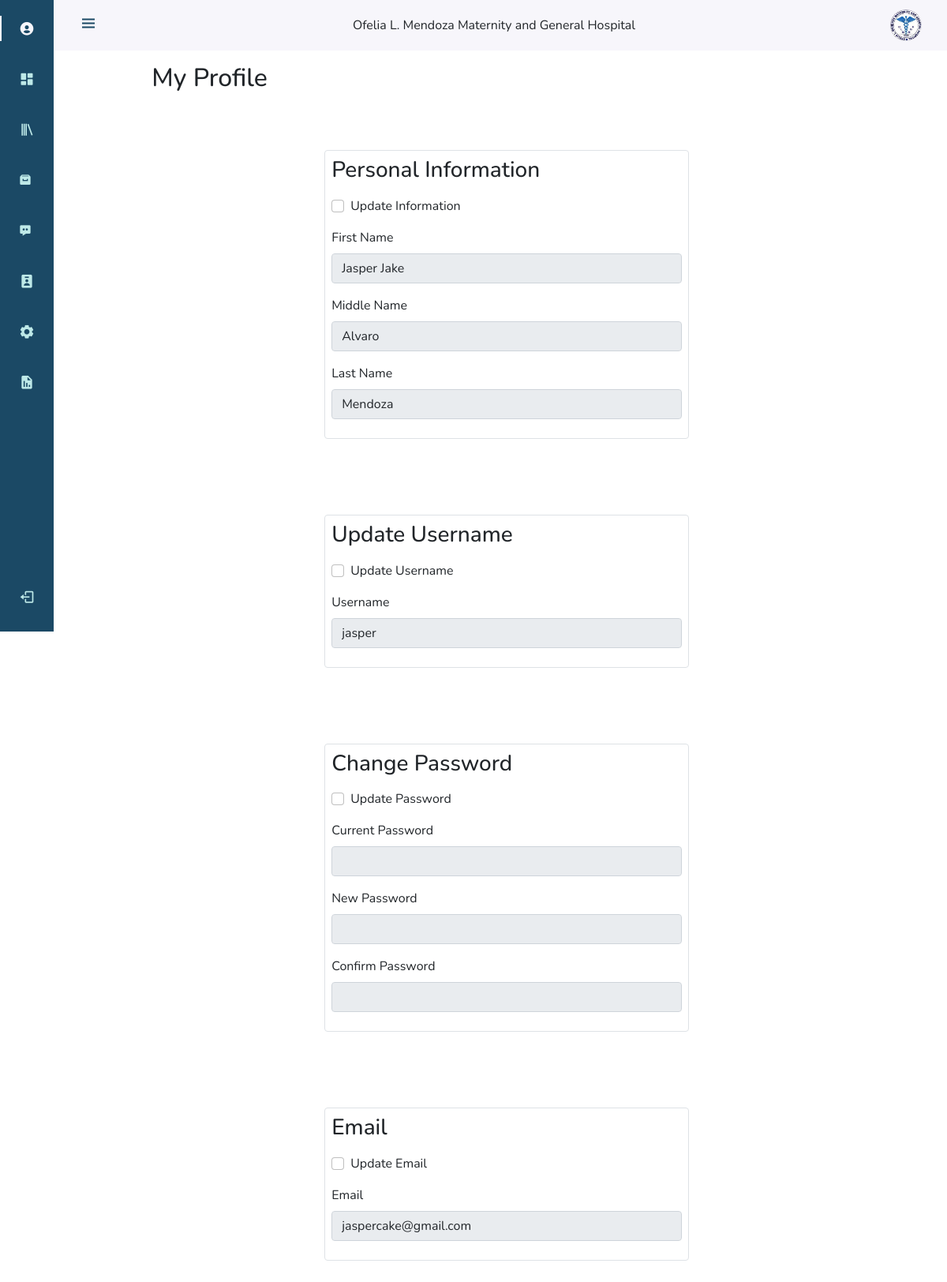
Page /php/profile/view_profile.php (signed in) on the committed database.
### tables this page shows
CREATE TABLE `tbl_accounts` (
  `acc_id` int(40) NOT NULL,
  `auto_id` varchar(255) NOT NULL,
  `username` varchar(100) NOT NULL,
  `password` varchar(300) NOT NULL,
  `first_name` varchar(100) NOT NULL,
  `middle_name` varchar(100) DEFAULT NULL,
  `last_name` varchar(100) NOT NULL,
  `email` varchar(60) NOT NULL,
  `emp_id` varchar(100) NOT NULL,
  `position` varchar(40) NOT NULL,
  `date_created` date DEFAULT NULL,
  `time_created` time DEFAULT NULL
);

### php/profile/view_profile.php (the view, shortened to what this page needs)
<!DOCTYPE html>
<html lang="en">
<head>
    <link href="https://cdn.jsdelivr.net/npm/bootstrap@5.0.2/dist/css/bootstrap.min.css" rel="stylesheet">
    <link rel="stylesheet" href="https://cdn.jsdelivr.net/npm/boxicons@latest/css/boxicons.min.css">
    <link rel="stylesheet" href="../../css/nav.css">
    <link rel="stylesheet" href="../../css/view_profile.css">
</head>
<body id="body-pd">
<?php include_once '../admin_nav.php';?>
<?php
 $stmt = $connection->prepare("SELECT * FROM tbl_accounts where acc_id = ?");
 $id = $_SESSION['ID'];
 $stmt->bind_param("i", $id);
 $stmt->execute();
 $result = $stmt->get_result();
 $row = $result->fetch_assoc();
?>
<div>
    <div class="row justify-content-center">
        <div class="col-10 mx-5 my-3">
            <h2>My Profile</h2>
        </div>
    </div>
    <div class="row">
        <div class="col-5 container-lg border rounded my-5 p-2" id="edit_info_div">
        <form method="POST" id='form_name' action="view_profile_update.php?id=<?php echo $id; ?>">
            <h3>Personal Information</h3>
                <div class="form-check my-3">
                <input class="form-check-input" type="checkbox" value="" id="edit_info">
                <label class="form-check-label" for="edit_info">
                    Update Information
                </label>
                </div>
                <div class="row mb-3 justify-content-center">
                    <div class="col">
                        <label for="first_name" class="form-label">First Name</label>
                        <input type="text" class="form-control edit_info" id="first_name" name="first_name"  value="<?php echo $row['first_name']; ?>" required readonly>
                    </div>
                </div>
                <div class="row mb-3  justify-content-center">
                    <div class="col">
                        <label for="middle_name" class="form-label">Middle Name</label>
                        <input type="text" class="form-control edit_info" id="middle_name" name="middle_name"  value="<?php echo $row['middle_name']; ?>"  readonly>
                    </div>
                </div>
                <div class="row mb-3  justify-content-center">
                    <div class="col">
                        <label for="last_name" class="form-label">Last Name</label>
                        <input type="text" class="form-control edit_info" id="last_name" name="last_name" value="<?php echo $row['last_name']; ?>"  required readonly>
                    </div>
                </div>
            </form>
        </div>
    </div>
    <div class="row">
        <div class="col-5 container-lg border rounded my-5 p-2" id="edit_username_div">
            <form method="POST" id = 'form_username'>
            <h3>Update Username</h3>
                <div class="form-check my-3">
                    <input class="form-check-input" type="checkbox" value="" id="edit_username">
                    <label class="form-check-label" for="edit_username">
                        Update Username
                    </label>
                </div>
                <div class="row mb-3  justify-content-center">
                    <div class="col">
                        <label for="username" class="form-label">Username</label>
                        <input type="text" class="form-control edit_username" id="username" name="username" value="<?php echo $row['username']; ?>" required readonly>
                    </div>
                </div>
            </form>
        </div>
    </div>
    <div class="row">
        <div class="col-5 container-lg border rounded my-5 p-2" id="edit_password_div">
            <form method="POST" id="form_password">
                <h3>Change Password</h3>
                <div class="form-check my-3">
                    <input class="form-check-input" type="checkbox" value="" id="edit_password">
                    <label class="form-check-label" for="edit_password">
                        Update Password
                    </label>
                </div>
                <div class="row mb-3 justify-content-center">
                    <div class="col">
                        <label for="password" class="form-label">Current Password</label>
                        <input type="password" class="form-control edit_password" id="password" name="password" required readonly>
                    </div>
                </div>
                <div class="row mb-3  justify-content-center">
                    <div class="col">
                        <label for="new_password" class="form-label">New Password</label>
                        <input type="password" class="form-control edit_password" id="new_password" name="new_password" required readonly>
                    </div>
                </div>
                <div class="row mb-3  justify-content-center">
                    <div class="col">
                        <label for="confirm_password" class="form-label">Confirm Password</label>
                        <input type="password" class="form-control edit_password" id="confirm_password" name="confirm_password" required readonly>
                    </div>
                </div>
            </form>
        </div>
    </div>
    <div class="row">
        <div class="col-5 container-lg border rounded my-5 p-2" id="edit_email_div">
            <form method="POST" id="form_email">
                <h3>Email</h3>
                <div class="form-check my-3">
                    <input class="form-check-input" type="checkbox" value="" id="edit_email">
                    <label class="form-check-label" for="edit_email">
                        Update Email
                    </label>
                </div>
                <div class="row mb-3 justify-content-center">
                    <div class="col">
                        <label for="email" class="form-label">Email</label>
                        <input type="text" class="form-control edit_email" id="email" name="email"  value="<?php echo $row['email']; ?>" required readonly>
                    </div>
                </div>
            </form>
        </div>
    </div>
</div>
</body>
</html>

### php/admin_nav.php (shortened to what this page needs)
<?php
include_once '../dbconn.php';
$ID = $_SESSION['ID'];
 $sql = "SELECT * FROM tbl_accounts where acc_id = '$ID'";
 $result = $conn -> query($sql);
 if($result->num_rows>0)
 {
    while($row = $result -> fetch_assoc())
    {
         $active_account_name = $row['first_name'];
         echo '
        <header class="header" id="header">
            <div class="header_toggle"> <i class="bx bx-menu" id="header-toggle"></i> </div>
            <div>  Ofelia L. Mendoza Maternity and General Hospital </div>
            <div class="header_img"> <img src="../../images/ofelia_logo.png" alt=""> </div>
        </header>
        <div class="l-navbar" id="nav-bar">
            <nav class="nav nav_class">
                <div>
                    <div class="nav_list">
                        <a href="../profile/view_profile.php" class="nav_link" title="Profile" id="profile_link"> <i class="bx bxs-user-circle nav_icon"></i> <span class="nav_name">'.$active_account_name.'</span> </a>
                        <a href="../dashboard/dashboard.php" class="nav_link" title="Dashboard" id="dashboard_link"> <i class="bx bxs-dashboard nav_icon"></i> <span class="nav_name">Dashboard</span> </a>
                        <a href="../patients_record_management/patients_records.php" title="Patients Records" class="nav_link" id="record_management_link"> <i class="bx bx-library nav_icon"></i> <span class="nav_name">Patients Records</span> </a>
                        <a href="../patients_record_archive/patients_archive.php" title="Patient Archived Records" class="nav_link" id="archive_link"> <i class="bx bxs-archive"></i> <span class="nav_name">Patients Record Archive</span> </a>
                        <a href="../patients_follow_ups/patients_follow_ups.php" title="Patients Follow Ups" class="nav_link" id="followup_link"><i class="bx bxs-message-dots"></i> <span class="nav_name"> Patients Follow Ups <sup></sup></span></a>
                        <a href="../patients/patients.php" class="nav_link" title="Patients" id ="patients_link"> <i class="bx bxs-user-badge nav_icon"></i> <span class="nav_name">Patients</span> </a>
                        ';
                        if(isset($_SESSION["position"]) && $_SESSION["position"]=="Administrator"){
                        echo'
                        <a href="../account_management/account_management.php" title="Accounts Management" class="nav_link" id="account_management_link"> <i class="bx bxs-cog nav_icon"></i> <span class="nav_name">Accounts Management</span> </a>
                        <a href="../report_generation/report_generation.php" title="Reports" class="nav_link" id="report_generation_link"> <i class="bx bxs-report nav_icon"></i> <span class="nav_name">Generate Reports</span> </a>
                        ';}
                        echo'
                    </div>
                </div>
                <a onclick="logout()" title="Sign Out" id="logout" class="nav_link"> <i class="bx bx-log-out nav_icon"></i> <span class="nav_name">Log out</span> </a>
            </nav>
        </div> ';
    }
 }
?>

### css/nav.css (style rules this page uses)
:root { --header-height: 3rem; --nav-width: 68px; --first-color: #1B4965; --first-color-light: #BEE9E8; --white-color: #F7F6FB; --body-font: 'Nunito', sans-serif; --normal-font-size: 1rem; --z-fixed: 100 }
body { position: relative; margin: var(--header-height) 0 0 0; padding: 0 1rem; font-family: var(--body-font); font-size: var(--normal-font-size); transition: .5s }
a { text-decoration: none }
.header { width: 100%; height: var(--header-height); position: fixed; top: 0; left: 0; display: flex; align-items: center; justify-content: space-between; padding: 0 1rem; background-color: var(--white-color); z-index: var(--z-fixed); transition: .5s }
.header_toggle { color: var(--first-color); font-size: 1.5rem; cursor: pointer }
.header_img { width: 35px; height: 35px; display: flex; justify-content: center; border-radius: 50%; overflow: hidden }
.header_img img { width: 40px }
.l-navbar { position: fixed; top: 0; left: -30%; width: var(--nav-width); height: 100vh; background-color: var(--first-color); padding: .5rem 1rem 0 0; transition: .5s; z-index: var(--z-fixed) }
.nav_class { height: 100%; display: flex; flex-direction: column; justify-content: space-between; overflow: hidden }
.nav_logo, .nav_link { display: grid; grid-template-columns: max-content max-content; align-items: center; column-gap: 1rem; padding: .5rem 0 .5rem 1.5rem }
.nav_link { position: relative; color: var(--first-color-light); margin-bottom: 1.5rem; transition: .3s }
.nav_icon { font-size: 1.25rem }
#logout { cursor: pointer; }
@media screen and (min-width: 768px) { body { margin: calc(var(--header-height) + 1rem) 0 0 0; padding-left: calc(var(--nav-width) + 2rem) } }
@media screen and (min-width: 768px) { .header { height: calc(var(--header-height) + 1rem); padding: 0 2rem 0 calc(var(--nav-width) + 2rem) } }
@media screen and (min-width: 768px) { .header_img { width: 40px; height: 40px } }
@media screen and (min-width: 768px) { .header_img img { width: 45px } }
@media screen and (min-width: 768px) { .l-navbar { left: 0; padding: 1rem 1rem 0 0 } }

### css/view_profile.css (style rules this page uses)
#profile_link { color: #F7F6FB; }
#profile_link::before { content: ''; position: absolute; left: 0; width: 2px; height: 32px; background-color:#F7F6FB; }

### rows in the picture
tbl_accounts: first_name "Jasper Jake", middle_name "Alvaro", last_name "Mendoza", username "jasper", email "jaspercake@gmail.com"
